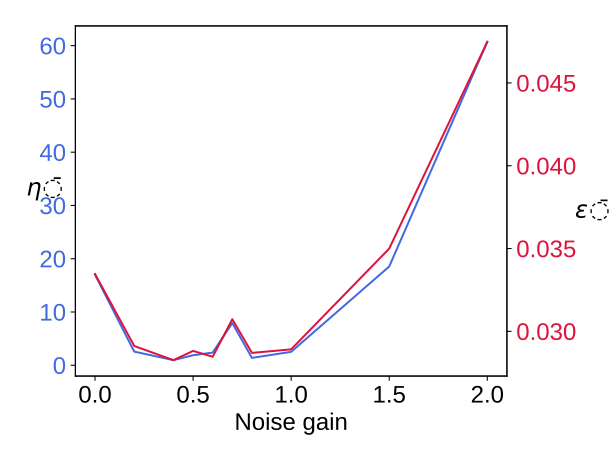

The Python source for this figure:
import numpy as np
import matplotlib.pyplot as plt
import csv
from sebcolour import Colour as C
clr1 = C.royalblue
clr2 = C.crimson
blk = C.black
# Set plotting font defaults
import matplotlib
fs = 18
fnt = {'family' : 'Arial',
       'weight' : 'regular',
       'size'   : fs}
matplotlib.rc('font', **fnt)
# Important for svg output of text as 'things that can be edited in inkscape'
import pylab as pl
pl.rcParams['svg.fonttype'] = 'none'

# Important for svg output of text as 'things that can be edited in inkscape'
import pylab as pl
pl.rcParams['svg.fonttype'] = 'none'

with open ('GI_vs_noise.txt') as csvfile:
    rdr = csv.reader (csvfile, delimiter=',')
    first = True
    noise_gain = []
    mean_eta = []
    mean_eps = []
    for row in rdr:
        if first:
            # Don't process header
            first = False
        else:
            print ('noise_gain: {0} mean_eta {1}, mean_eps {2}'.format (row[0], row[1], row[2]))
            noise_gain.append(float(row[0]))
            mean_eta.append(float(row[1]))
            mean_eps.append(float(row[2]))

    fig, ax1 = plt.subplots()

    color = clr1
    ax1.set_xlabel('Noise gain')
    ax1.set_ylabel(r'$\bar{\eta}$', rotation=0,  color=blk)
    ax1.plot(noise_gain, mean_eta, color=color)
    ax1.tick_params(axis='y', labelcolor=color)

    ax2 = ax1.twinx()  # instantiate a second axes that shares the same x-axis
    color = clr2
    ax2.set_ylabel(r'$\bar{\epsilon}$', rotation=0, color=blk)  # we already handled the x-label with ax1
    ax2.plot(noise_gain, mean_eps, color=color)
    ax2.tick_params(axis='y', labelcolor=color)

    fig.tight_layout()  # otherwise the right y-label is slightly clipped
    plt.savefig('GI_vs_noise.svg', transparent=True)
    plt.show()
